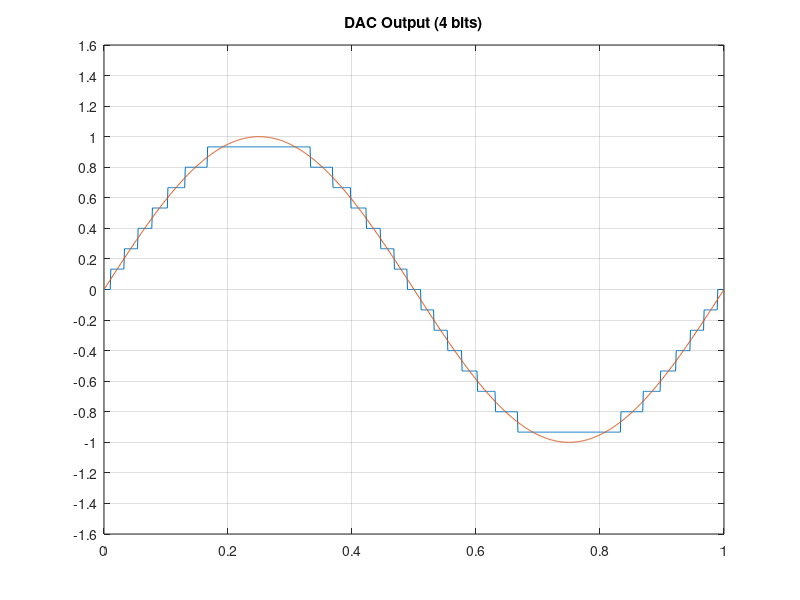
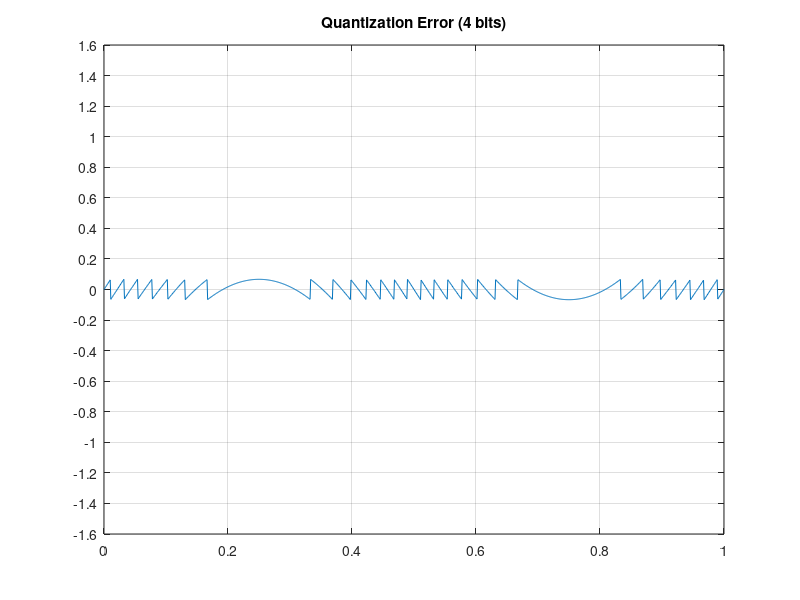
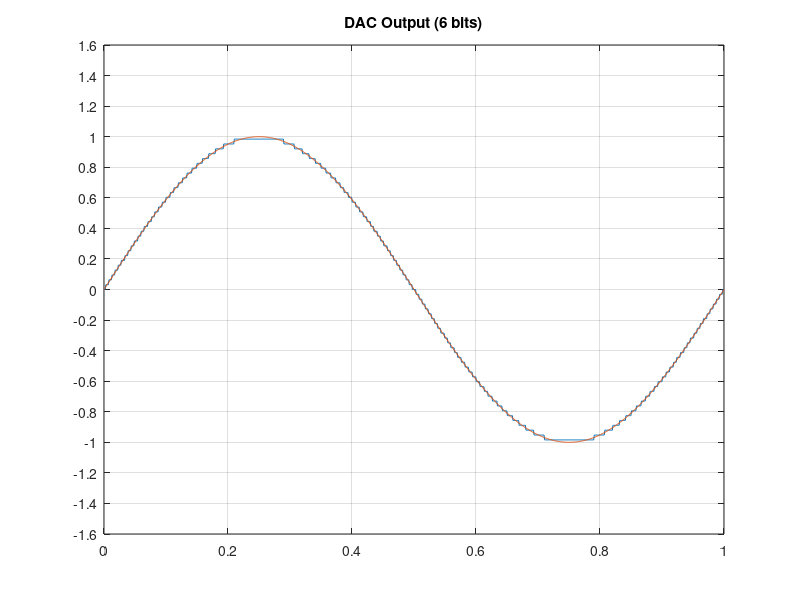
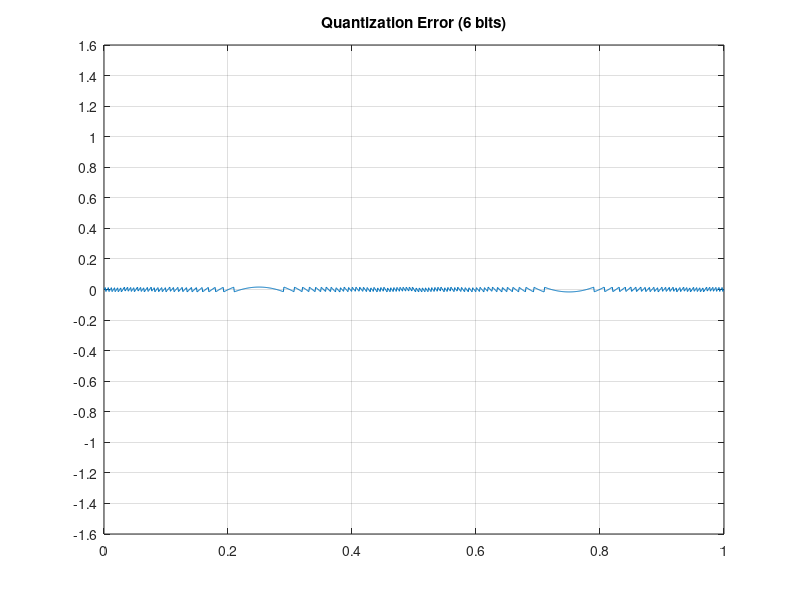

Source code (MATLAB) for these figures, in order:
N = 1000;
fs = 1;
time = linspace(0,1,N);
x = sin(2*pi*fs*time);


bits_list = [4,6,8,10,12,14];
quantisation_error_rms = zeros(length(bits_list));
for k = 1:length(bits_list)
    bits = bits_list(k);
    levels = 2^bits;
    Vpi = 1;
    resolution = 2*Vpi/(levels - 1);
    quantisation = round(x/resolution)*resolution;
    quantisation_error = x - quantisation;
    quantisation_error_rms(k) = rms(quantisation_error);

    figure('Position', [100,100,600,600])
    plot(time,quantisation)
    hold on 
    plot(time,x)
    title(sprintf('DAC Output (%d bits)',bits))
    ylim([-1.6 1.6])
    yticks(-1.6:0.2:1.6) 
    grid("on")

    figure('Position', [100,100,600,600])
    plot(time,quantisation_error)
    title(sprintf('Quantization Error (%d bits)',bits))
    ylim([-1.6 1.6])
    yticks(-1.6:0.2:1.6)
    grid("on")

end

figure('position', [100 100 600 600])
plot(bits_list,quantisation_error_rms,'LineWidth',2)
grid on
xlabel('DAC Resolution (bits)')
ylabel('RMS Quantization Error')
title('Quantization Error vs DAC Resolution')
